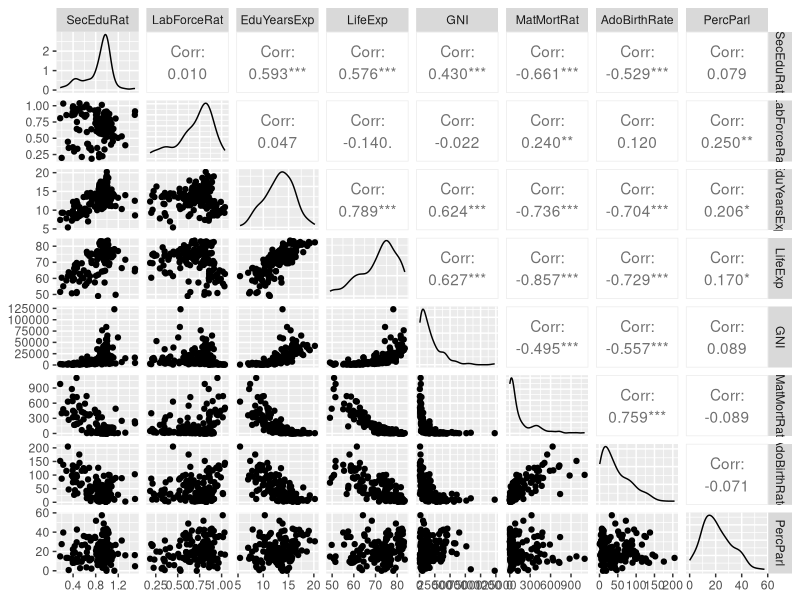
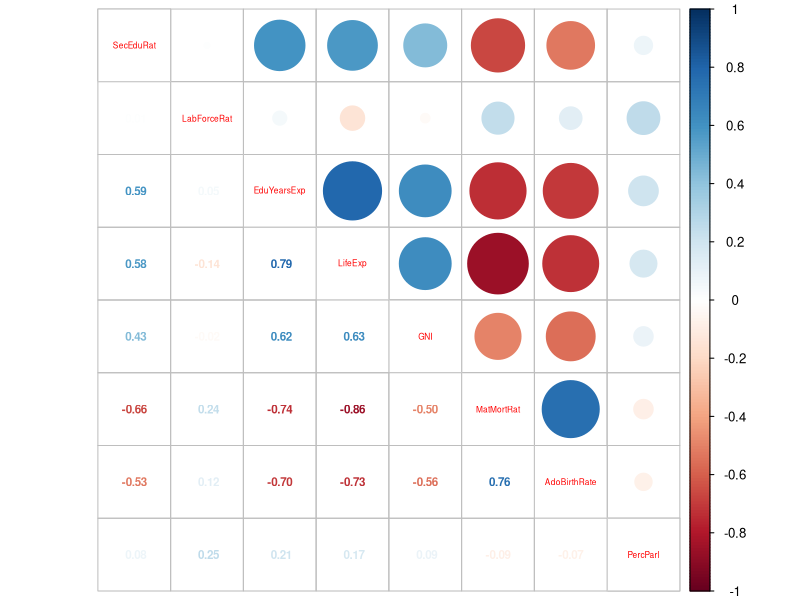
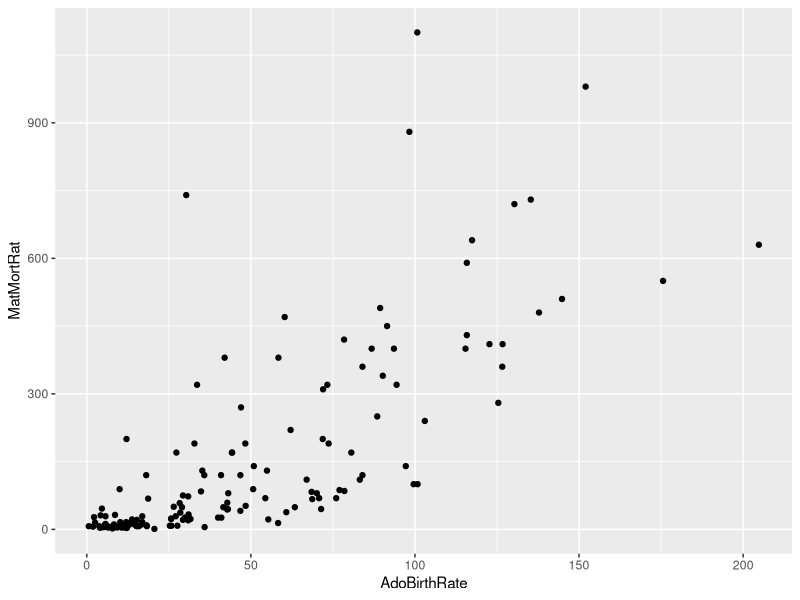
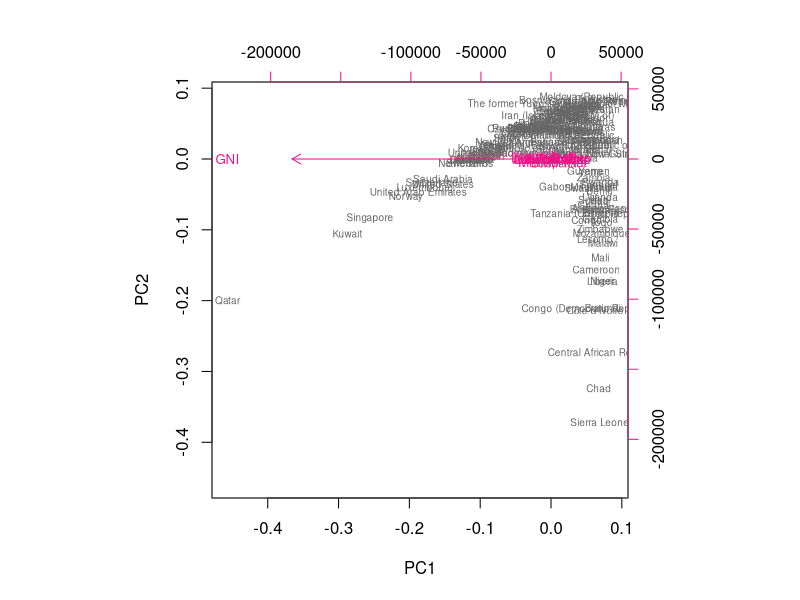
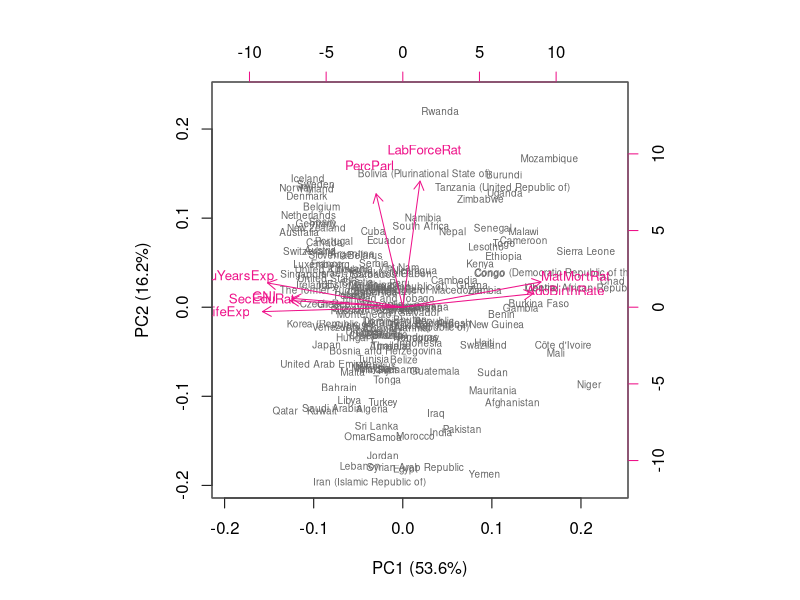
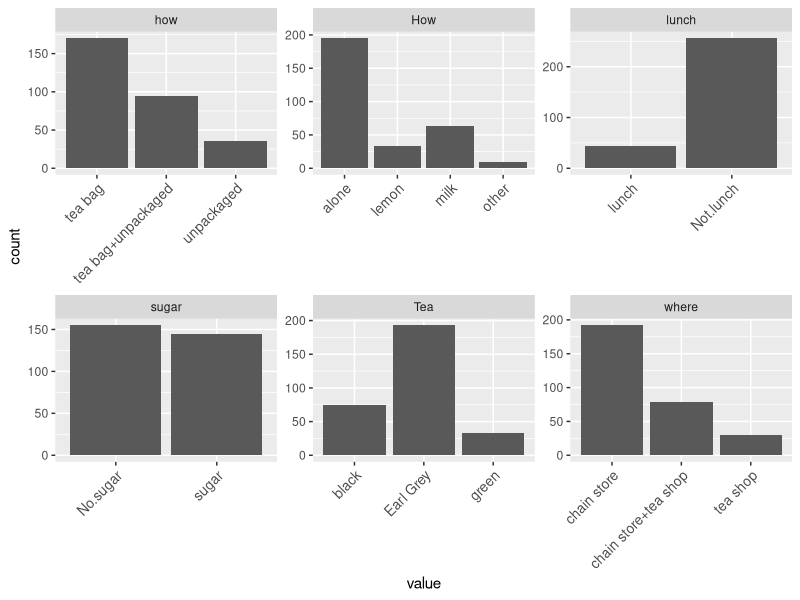
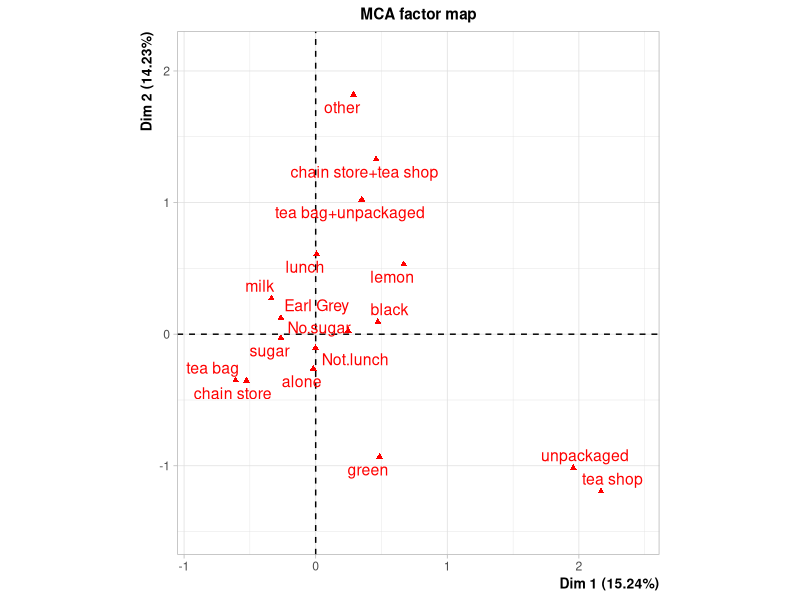
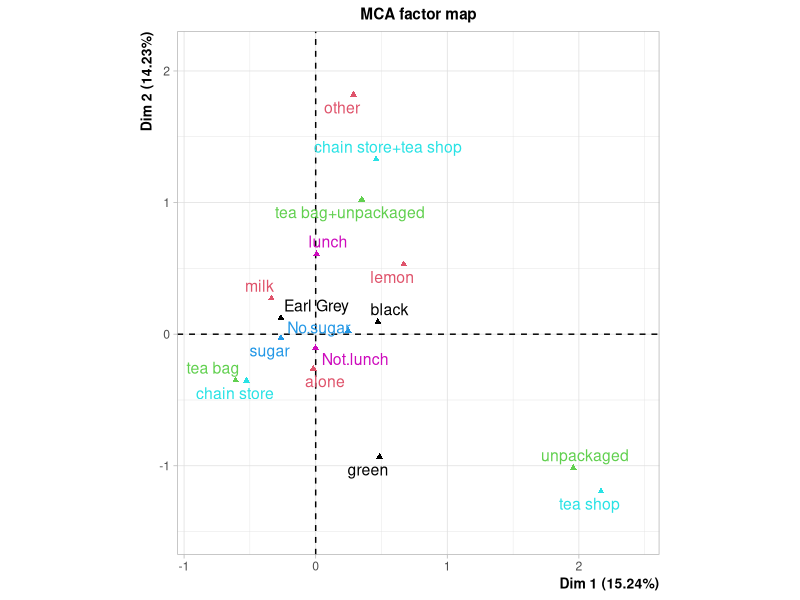

These figures' R source, in order:
## ---- chunk 1
library(dplyr)
human <- read.table('./data/human.csv')
human <- as.data.frame(human)
dim(human)
head(human)
## ---- chunk 2
library(GGally)
library(corrplot)
library(tidyverse)

## ---- chunk 3
ggpairs(human)
cor(human) %>% corrplot.mixed(number.cex = .7, tl.cex=0.5)
## ---- chunk 4
library(ggplot2)
g <- ggplot(human, aes(x = AdoBirthRate, y=MatMortRat))
g + geom_point()
## ---- chunk 5
summary(human)
## ---- chunk 6
pca_human <- prcomp(human)
s <- summary(pca_human)
s # Look at the summary of the pca values
pca_pr <- round(100*s$importance[2, ], digits=1) #Round the values and print them as percentages of variance
pca_pr

biplot(pca_human, choices = 1:2,cex = c(0.6, 0.8),col = c("grey40", "deeppink2"))
## ---- chunk 7
human_std <- scale(human)
summary(human_std)
## ---- chunk 8
pca_human_std <- prcomp(human_std)

s2 <- summary(pca_human_std)
s2 # Look at the summary of the pca values
pca_pr_std <- round(100*s2$importance[2, ], digits=1) #Round the values and print them as percentages of variance
pca_pr_std
## ---- chunk 9
# Create a labeling object for the x- and y axis
pc_lab <- paste0(names(pca_pr_std), " (", pca_pr_std, "%)")

# Draw the new biplot with scaled values and labels for the axes
biplot(pca_human_std, cex = c(0.6, 0.8), col = c("grey40", "deeppink2"), xlab = pc_lab[1], ylab = pc_lab[2])
## ---- chunk 10
library(FactoMineR)
library(ggplot2)
library(dplyr)

data(tea)

dim(tea)
str(tea)


## ---- chunk 11
#library(FactoMineR); library(dplyr); library(ggplot2); library(tidyr)
# column names to keep in the new dataset tea_time
keep_columns <- c("Tea", "How", "how", "sugar", "where", "lunch")
tea_time <- dplyr::select(tea, one_of(keep_columns))

summary(tea_time)

gather(tea_time) %>% ggplot(aes(value)) + facet_wrap("key", scales = "free") + geom_bar() + theme(axis.text.x = element_text(angle = 45, hjust = 1, size = 10))

## ---- chunk 12
mca <- MCA(tea_time, graph = FALSE)

# summary of the model
summary(mca)

# visualize MCA
plot(mca, invisible=c("ind"))
plot(mca, invisible=c("ind"),habillage = "quali")
